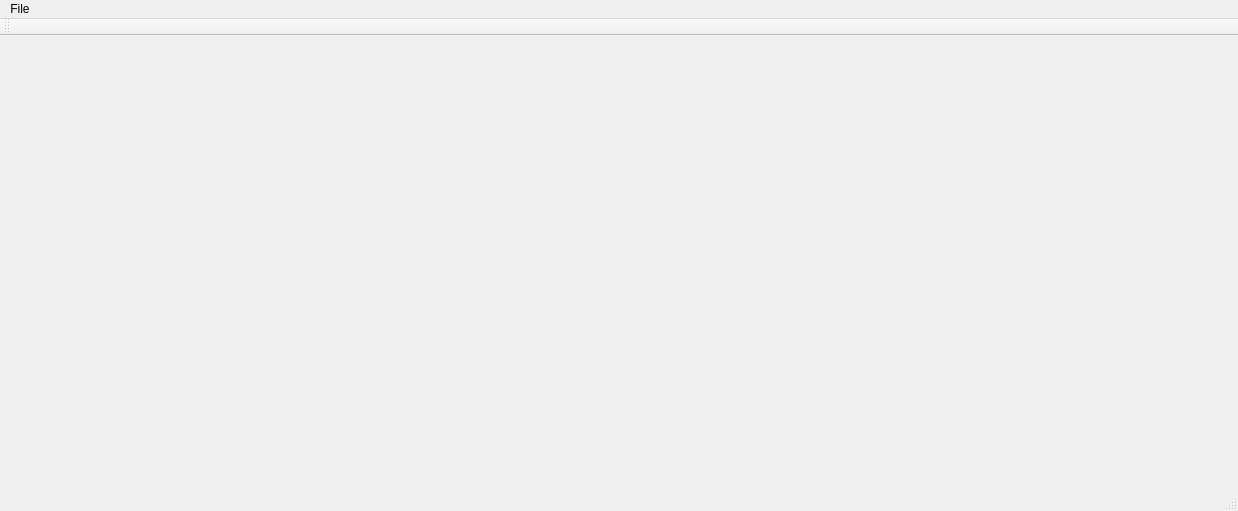
<?xml version="1.0" encoding="UTF-8"?>
<ui version="4.0">
 <class>MainWindowClass</class>
 <widget class="QMainWindow" name="MainWindowClass">
  <property name="geometry">
   <rect>
    <x>0</x>
    <y>0</y>
    <width>1238</width>
    <height>511</height>
   </rect>
  </property>
  <property name="windowTitle">
   <string>MainWindow</string>
  </property>
  <widget class="QWidget" name="centralWidget"/>
  <widget class="QMenuBar" name="menuBar">
   <property name="geometry">
    <rect>
     <x>0</x>
     <y>0</y>
     <width>1238</width>
     <height>21</height>
    </rect>
   </property>
   <widget class="QMenu" name="menuFile">
    <property name="title">
     <string>File</string>
    </property>
    <addaction name="actionExit"/>
   </widget>
   <addaction name="menuFile"/>
  </widget>
  <widget class="QToolBar" name="mainToolBar">
   <attribute name="toolBarArea">
    <enum>TopToolBarArea</enum>
   </attribute>
   <attribute name="toolBarBreak">
    <bool>false</bool>
   </attribute>
  </widget>
  <widget class="QStatusBar" name="statusBar"/>
  <action name="actionExit">
   <property name="text">
    <string>Exit</string>
   </property>
  </action>
  <action name="actionStart">
   <property name="text">
    <string>Start</string>
   </property>
  </action>
 </widget>
 <layoutdefault spacing="6" margin="11"/>
 <resources>
  <include location="MainWindow.qrc"/>
 </resources>
 <connections/>
</ui>
